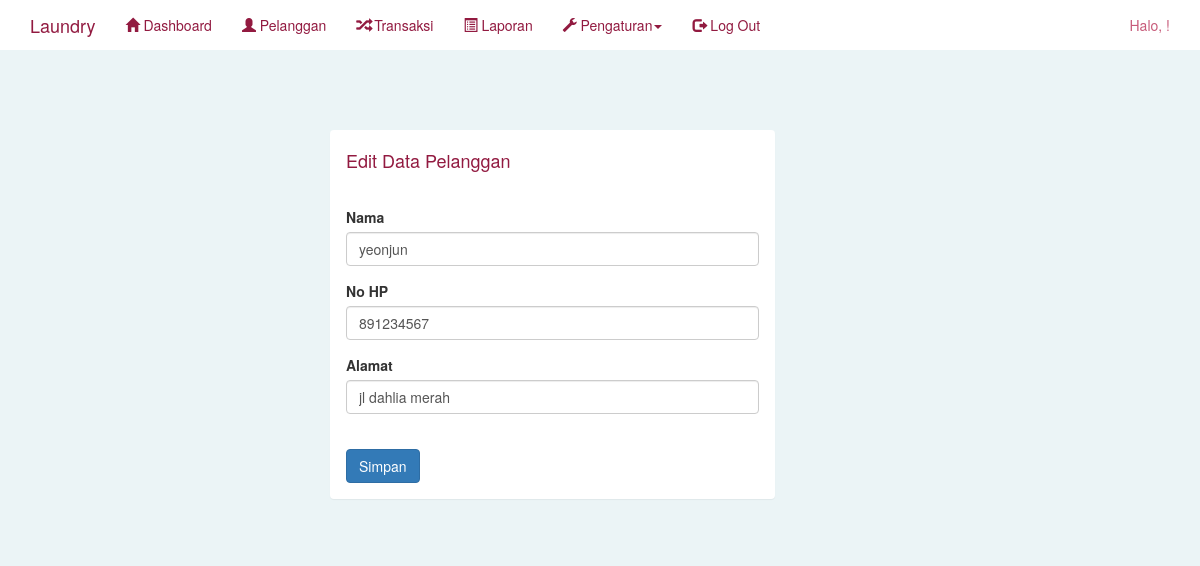
The page /laundry_aulia/admin/pelanggan_edit.php?id=1 (signed in) on the database its author committed.
### tables this page shows
CREATE TABLE `pelanggan` (
  `pelanggan_id` int(11) NOT NULL,
  `pelanggan_nama` varchar(255) NOT NULL,
  `pelanggan_hp` int(20) NOT NULL,
  `pelanggan_alamat` text NOT NULL
);

### laundry_aulia/admin/pelanggan_edit.php (the view, shortened to what this page needs)
<?php
    include "header.php";
    $id = $_GET['id'] ?? die("ID tidak disediakan.");
    $result = mysqli_query($koneksi, "SELECT * FROM pelanggan WHERE pelanggan_id = '$id'");
    $pelanggan = mysqli_fetch_assoc($result) ?? die("Data tidak ditemukan!");
?>
<div class="container">
    <br><br><br>
    <div class="col-md-5 col-md-offset-3">
        <div class="panel">
            <div class="panel-heading">
                <h4 style="color:#921A40;">Edit Data Pelanggan</h4>
            </div>
            <div class="panel-body">
                <form method="POST" action="pelanggan_update.php">
                    <div class="form-group">
                        <label>Nama</label>
                        <input type="text" name="nama" class="form-control" value="<?php echo htmlspecialchars($pelanggan['pelanggan_nama']); ?>" required>
                    </div>
                    <div class="form-group">
                        <label>No HP</label>
                        <input type="number" name="hp" class="form-control" value="<?php echo htmlspecialchars($pelanggan['pelanggan_hp']); ?>" required>
                    </div>
                    <div class="form-group">
                        <label>Alamat</label>
                        <input type="text" name="alamat" class="form-control" value="<?php echo htmlspecialchars($pelanggan['pelanggan_alamat']); ?>" required>
                    </div>
                    <br>
                    <input type="submit" value="Simpan" class="btn btn-primary">
                </form>
            </div>
        </div>
    </div>
</div>

### rows shown on the page
pelanggan: nama "yeonjun", hp "891234567", alamat "jl dahlia merah"
